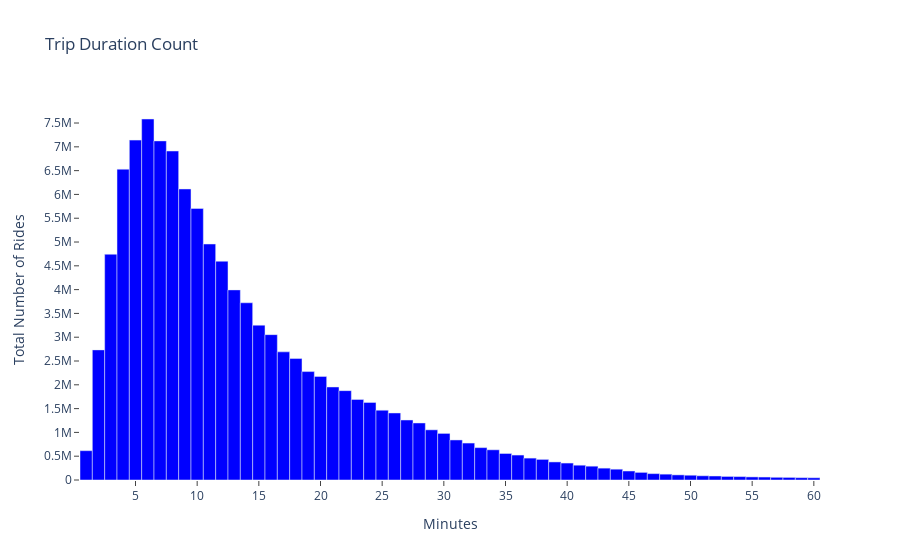

Write notebook code for a chart like this one.
### Code cell
import plotly.express as px

# taking a look at the distribution of rides that were at most an hour
final = tripdurationbymin[tripdurationbymin['durationinmin'] <= 60]

fig = px.bar(final, 
             x="durationinmin", 
             y="count", 
             title="Trip Duration Count",
             labels = dict(count="Total Number of Rides", durationinmin="Minutes"))
fig.update_traces(marker_color='blue')
for data in fig.data:
   data["width"] = 1.0 
fig.layout.plot_bgcolor = 'white'
fig.update_yaxes(nticks = 16, ticks = 'outside', showgrid = False)
fig.update_xaxes(nticks = 14, ticks = 'outside')

fig.show()

### Figure 1 — Plotly figure (JSON) as saved in the notebook; plotly's stock layout.template omitted (floating-point values rounded to 4 significant figures)
{"data": [{"alignmentgroup": "True", "hovertemplate": "Minutes=%{x}<br>Total Number of Rides=%{y}<extra></extra>", "legendgroup": "", "marker": {"color": "blue", "pattern": {"shape": ""}}, "name": "", "offsetgroup": "", "orientation": "v", "showlegend": false, "textposition": "auto", "type": "bar", "width": 1, "x": [1, 2, 3, 4, 5, 6, 7, 8, 9, 10, 11, 12, 13, 14, 15, 16, 17, 18, 19, 20, 21, 22, 23, 24, 25, 26, 27, 28, 29, 30, 31, 32, 33, 34, 35, 36, 37, 38, 39, 40, 41, 42, 43, 44, 45, 46, 47, 48, 49, 50, 51, 52, 53, 54, 55, 56, 57, 58, 59, 60], "xaxis": "x", "y": [616061, 2733559, 4743085, 6530210, 7141123, 7584655, 7124468, 6912254, 6114348, 5705543, 4958304, 4596601, 3994516, 3723328, 3253051, 3054166, 2692132, 2551827, 2278212, 2176679, 1954538, 1877690, 1692823, 1630480, 1466419, 1408065, 1260491, 1197944, 1054177, 978953, 841219, 776259, 680033, 634266, 557048, 524285, 460046, 433118, 379510, 356042, 310875, 290381, 249125, 227167, 188721, 159824, 133923, 122912, 107327, 100367, 88433, 83948, 74754, 71718, 64828, 62142, 56518, 54175, 48836, 46916], "yaxis": "y"}], "layout": {"barmode": "relative", "legend": {"tracegroupgap": 0}, "plot_bgcolor": "white", "title": {"text": "Trip Duration Count"}, "xaxis": {"anchor": "y", "domain": [0, 1], "nticks": 14, "ticks": "outside", "title": {"text": "Minutes"}}, "yaxis": {"anchor": "x", "domain": [0, 1], "nticks": 16, "showgrid": false, "ticks": "outside", "title": {"text": "Total Number of Rides"}}}}
